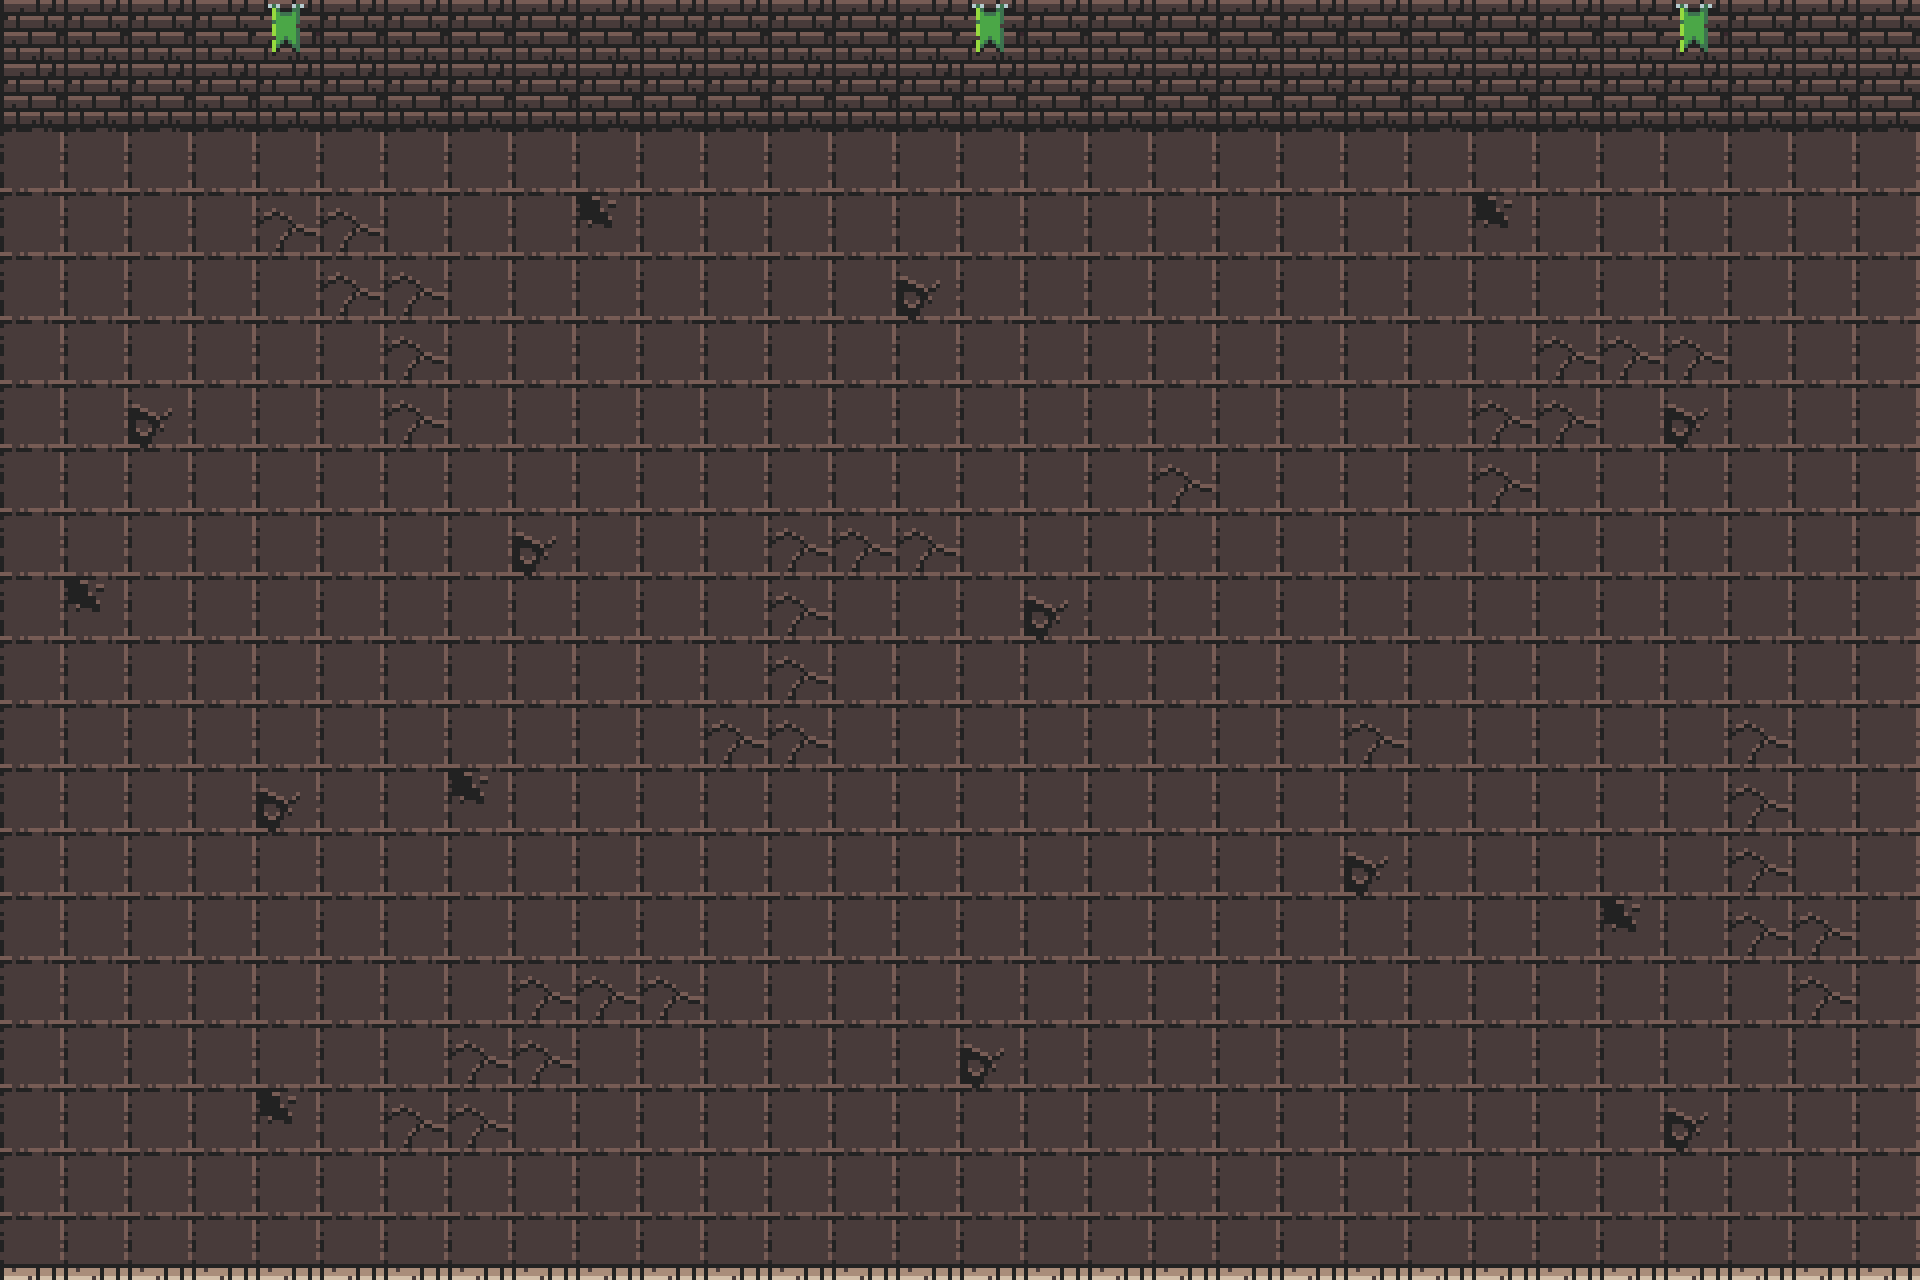

Below is a game level as drawn by its tile map, then a one-line description and the .tmx file that defines it, in full:
An orthogonal 30x20 tile map with 64x64 px tiles, 2 tile layers (Tile Layer 1, Tile Layer 2).

<map version="1.8" tiledversion="1.8.2" orientation="orthogonal" renderorder="right-down" width="30" height="20" tilewidth="64" tileheight="64" infinite="0" nextlayerid="4" nextobjectid="1">
 <tileset firstgid="1" name="Tileset" tilewidth="64" tileheight="64" tilecount="1024" columns="32">
  <image source="tileset.png" width="2048" height="2048" />
 </tileset>
 <layer id="1" name="Tile Layer 1" width="30" height="20">
  <data encoding="csv">
34,34,34,34,98,34,34,34,34,34,34,34,34,34,34,98,34,34,34,34,34,34,34,34,34,34,98,34,34,34,
34,34,34,34,34,34,34,34,34,34,34,34,34,34,34,34,34,34,34,34,34,34,34,34,34,34,34,34,34,34,
130,130,130,130,130,130,130,130,130,130,130,130,130,130,130,130,130,130,130,130,130,130,130,130,130,130,130,130,130,130,
130,130,130,130,131,131,130,130,130,195,130,130,130,130,130,130,130,130,130,130,130,130,130,195,130,130,130,130,130,130,
130,130,130,130,130,131,131,130,130,130,130,130,130,130,162,130,130,130,130,130,130,130,130,130,130,130,130,130,130,130,
130,130,130,130,130,130,131,130,130,130,130,130,130,130,130,130,130,130,130,130,130,130,130,130,131,131,131,130,130,130,
130,130,162,130,130,130,131,130,130,130,130,130,130,130,130,130,130,130,130,130,130,130,130,131,131,130,162,130,130,130,
130,130,130,130,130,130,130,130,130,130,130,130,130,130,130,130,130,130,131,130,130,130,130,131,130,130,130,130,130,130,
130,130,130,130,130,130,130,130,162,130,130,130,131,131,131,130,130,130,130,130,130,130,130,130,130,130,130,130,130,130,
130,195,130,130,130,130,130,130,130,130,130,130,131,130,130,130,162,130,130,130,130,130,130,130,130,130,130,130,130,130,
130,130,130,130,130,130,130,130,130,130,130,130,131,130,130,130,130,130,130,130,130,130,130,130,130,130,130,130,130,130,
130,130,130,130,130,130,130,130,130,130,130,131,131,130,130,130,130,130,130,130,130,131,130,130,130,130,130,131,130,130,
130,130,130,130,162,130,130,195,130,130,130,130,130,130,130,130,130,130,130,130,130,130,130,130,130,130,130,131,130,130,
130,130,130,130,130,130,130,130,130,130,130,130,130,130,130,130,130,130,130,130,130,162,130,130,130,130,130,131,130,130,
130,130,130,130,130,130,130,130,130,130,130,130,130,130,130,130,130,130,130,130,130,130,130,130,130,195,130,131,131,130,
130,130,130,130,130,130,130,130,131,131,131,130,130,130,130,130,130,130,130,130,130,130,130,130,130,130,130,130,131,130,
130,130,130,130,130,130,130,131,131,130,130,130,130,130,130,162,130,130,130,130,130,130,130,130,130,130,130,130,130,130,
130,130,130,130,195,130,131,131,130,130,130,130,130,130,130,130,130,130,130,130,130,130,130,130,130,130,162,130,130,130,
130,130,130,130,130,130,130,130,130,130,130,130,130,130,130,130,130,130,130,130,130,130,130,130,130,130,130,130,130,130,
130,130,130,130,130,130,130,130,130,130,130,130,130,130,130,130,130,130,130,130,130,130,130,130,130,130,130,130,130,130
</data>
 </layer>
 <layer id="3" name="Tile Layer 2" width="30" height="20">
  <data encoding="csv">
0,0,0,0,0,0,0,0,0,0,0,0,0,0,0,0,0,0,0,0,0,0,0,0,0,0,0,0,0,0,
0,0,0,0,0,0,0,0,0,0,0,0,0,0,0,0,0,0,0,0,0,0,0,0,0,0,0,0,0,0,
0,0,0,0,0,0,0,0,0,0,0,0,0,0,0,0,0,0,0,0,0,0,0,0,0,0,0,0,0,0,
0,0,0,0,0,0,0,0,0,0,0,0,0,0,0,0,0,0,0,0,0,0,0,0,0,0,0,0,0,0,
0,0,0,0,0,0,0,0,0,0,0,0,0,0,0,0,0,0,0,0,0,0,0,0,0,0,0,0,0,0,
0,0,0,0,0,0,0,0,0,0,0,0,0,0,0,0,0,0,0,0,0,0,0,0,0,0,0,0,0,0,
0,0,0,0,0,0,0,0,0,0,0,0,0,0,0,0,0,0,0,0,0,0,0,0,0,0,0,0,0,0,
0,0,0,0,0,0,0,0,0,0,0,0,0,0,0,0,0,0,0,0,0,0,0,0,0,0,0,0,0,0,
0,0,0,0,0,0,0,0,0,0,0,0,0,0,0,0,0,0,0,0,0,0,0,0,0,0,0,0,0,0,
0,0,0,0,0,0,0,0,0,0,0,0,0,0,0,0,0,0,0,0,0,0,0,0,0,0,0,0,0,0,
0,0,0,0,0,0,0,0,0,0,0,0,0,0,0,0,0,0,0,0,0,0,0,0,0,0,0,0,0,0,
0,0,0,0,0,0,0,0,0,0,0,0,0,0,0,0,0,0,0,0,0,0,0,0,0,0,0,0,0,0,
0,0,0,0,0,0,0,0,0,0,0,0,0,0,0,0,0,0,0,0,0,0,0,0,0,0,0,0,0,0,
0,0,0,0,0,0,0,0,0,0,0,0,0,0,0,0,0,0,0,0,0,0,0,0,0,0,0,0,0,0,
0,0,0,0,0,0,0,0,0,0,0,0,0,0,0,0,0,0,0,0,0,0,0,0,0,0,0,0,0,0,
0,0,0,0,0,0,0,0,0,0,0,0,0,0,0,0,0,0,0,0,0,0,0,0,0,0,0,0,0,0,
0,0,0,0,0,0,0,0,0,0,0,0,0,0,0,0,0,0,0,0,0,0,0,0,0,0,0,0,0,0,
0,0,0,0,0,0,0,0,0,0,0,0,0,0,0,0,0,0,0,0,0,0,0,0,0,0,0,0,0,0,
0,0,0,0,0,0,0,0,0,0,0,0,0,0,0,0,0,0,0,0,0,0,0,0,0,0,0,0,0,0,
2,2,2,2,2,2,2,2,2,2,2,2,2,2,2,2,2,2,2,2,2,2,2,2,2,2,2,2,2,2
</data>
 </layer>
</map>
